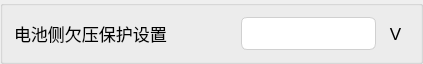
         <widget class="QGroupBox" name="groupBox_19">
          <property name="minimumSize">
           <size>
            <width>0</width>
            <height>64</height>
           </size>
          </property>
          <property name="maximumSize">
           <size>
            <width>16777215</width>
            <height>64</height>
           </size>
          </property>
          <property name="title">
           <string/>
          </property>
          <layout class="QHBoxLayout" name="horizontalLayout_28" stretch="7,5,1">
           <item>
            <widget class="QLabel" name="label_55">
             <property name="minimumSize">
              <size>
               <width>221</width>
               <height>31</height>
              </size>
             </property>
             <property name="font">
              <font>
               <pointsize>13</pointsize>
              </font>
             </property>
             <property name="text">
              <string>电池侧欠压保护设置</string>
             </property>
             <property name="alignment">
              <set>Qt::AlignLeading|Qt::AlignLeft|Qt::AlignVCenter</set>
             </property>
            </widget>
           </item>
           <item>
            <widget class="MyLineEdit" name="h16898">
             <property name="minimumSize">
              <size>
               <width>0</width>
               <height>31</height>
              </size>
             </property>
             <property name="styleSheet">
              <string notr="true">QLineEdit {
    /* 苹果风格的数据展示LineEdit */
    border: 1px solid #D0D0D0;                  /* 浅灰色边框，模仿macOS的细边框 */
    border-radius: 6px;                         /* 圆角，符合macOS设计 */
    padding: 8px 12px;                         /* 内边距，提供舒适的阅读空间 */
    background-color: #FFFFFF;                 /* 白色背景 */
    color: #333333;                            /* 深灰色文字，提高可读性 */
    font-family: &quot;SF Pro Text&quot;, &quot;Helvetica Neue&quot;, &quot;Lucida Grande&quot;, sans-serif; /* macOS系统字体栈 */
    font-size: 14px;                           /* 默认字体大小 */
    selection-background-color: #007AFF;       /* 选中文本高亮色 (macOS蓝色) */
    selection-color: #FFFFFF;                  /* 选中文本颜色 (白色) */

    /* 只读状态下的特殊样式 */
    /* 注意：Qt中通常使用 setReadOnly(true) 来实现只读，但QSS可以定义其外观 */
}

/* 当LineEdit获得焦点时 (对于数据展示框，如果不需要焦点效果，可以省略或弱化) */
QLineEdit:focus {
    border: 1px solid #007AFF;                 /* 获得焦点时边框变为蓝色 */
    /* 如果作为纯展示框，也可以移除焦点边框变化 */
    /* border: 1px solid #D0D0D0; */
}

/* 禁用状态下的样式 (如果用于展示不可变数据) */
QLineEdit:disabled {
    background-color: #F5F5F7;                 /* macOS禁用元素背景色 */
    color: #A0A0A0;                            /* 禁用文字颜色 */
    border: 1px solid #E0E0E0;                 /* 禁用边框颜色 */
}</string>
             </property>
             <property name="readOnly">
              <bool>true</bool>
             </property>
            </widget>
           </item>
           <item>
            <widget class="QLabel" name="label_56">
             <property name="minimumSize">
              <size>
               <width>0</width>
               <height>31</height>
              </size>
             </property>
             <property name="font">
              <font>
               <pointsize>13</pointsize>
              </font>
             </property>
             <property name="text">
              <string>V</string>
             </property>
             <property name="alignment">
              <set>Qt::AlignCenter</set>
             </property>
            </widget>
           </item>
          </layout>
         </widget>
